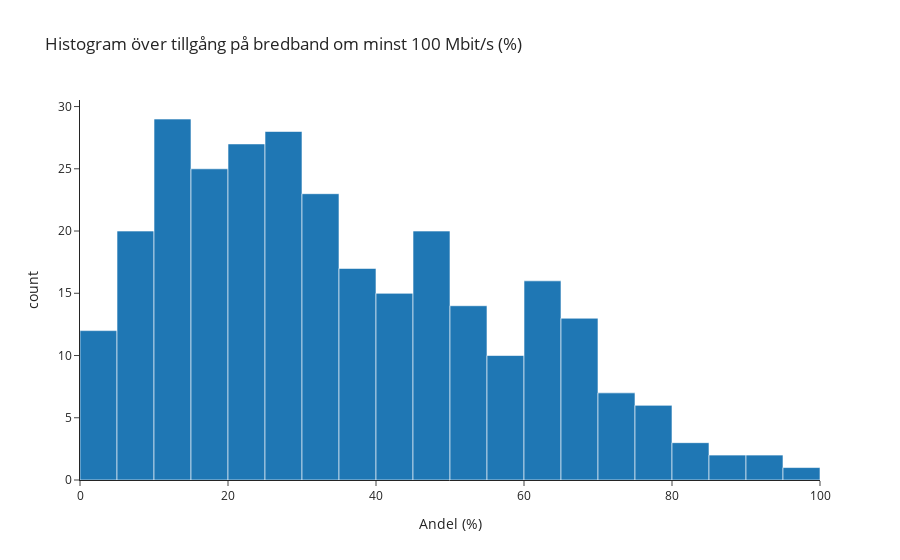

Notebook code for this chart:
### Markdown cell above
Kodcellen ovan laddar först plotly express som kommer användas för att göra figurer i notebooken och pandas som används för datahantering samt ger dom korta namn för att enkelt kunna användas i funktioner. Sedan anges sökvägen till datafilen till upggiften och den läses in och ges variabelnamnet df.

### Code cell
col = "N07900"
s = pd.to_numeric(df[col], errors="coerce").dropna()
# ange/beräkna för den valda indikatorn: min, max, medel, median och standardavvikelse. 
print(f"{col} — count: {s.count()}")
print(f"min:    {s.min()}")
print(f"max:    {s.max()}")
print(f"mean:   {s.mean()}")
print(f"median: {s.median()}")
print(f"std:    {s.std()}")
# plotta histogram utifrån vald variabel 
fig = px.histogram(df, x="N07900", nbins=30, title="Histogram över tillgång på bredband om minst 100 Mbit/s (%)",labels={"N07900": "Andel (%)"}, template="simple_white")
fig.show()

### Figure 1 — Plotly figure (JSON) as saved in the notebook; plotly's stock layout.template omitted (floating-point values rounded to 4 significant figures; data arrays with more than 128 entries replaced by an {"elided": "..."} marker saying what was removed)
{"data": [{"bingroup": "x", "hovertemplate": "Andel (%)=%{x}<br>count=%{y}<extra></extra>", "legendgroup": "", "marker": {"color": "#1F77B4", "pattern": {"shape": ""}}, "name": "", "nbinsx": 30, "orientation": "v", "showlegend": false, "type": "histogram", "x": {"elided": "290 float values"}, "xaxis": "x", "yaxis": "y"}], "layout": {"barmode": "relative", "legend": {"tracegroupgap": 0}, "title": {"text": "Histogram över tillgång på bredband om minst 100 Mbit/s (%)"}, "xaxis": {"anchor": "y", "domain": [0, 1], "title": {"text": "Andel (%)"}}, "yaxis": {"anchor": "x", "domain": [0, 1], "title": {"text": "count"}}}}
